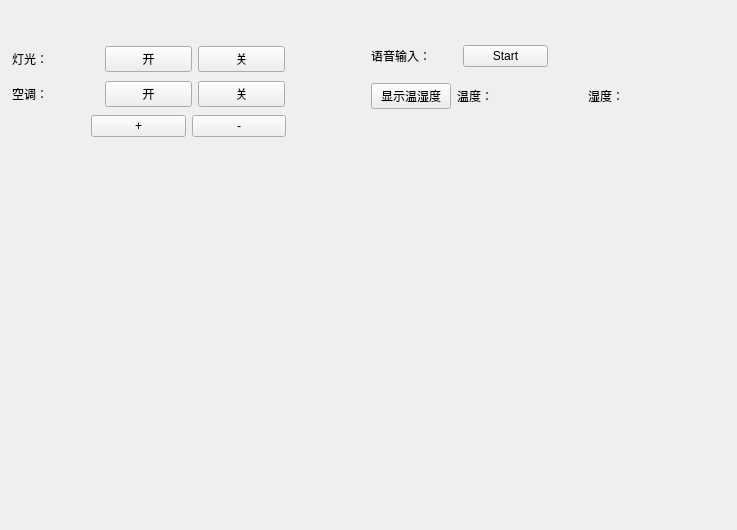
<?xml version="1.0" encoding="UTF-8"?>
<ui version="4.0">
 <class>Widget</class>
 <widget class="QWidget" name="Widget">
  <property name="geometry">
   <rect>
    <x>0</x>
    <y>0</y>
    <width>737</width>
    <height>530</height>
   </rect>
  </property>
  <property name="windowTitle">
   <string>Widget</string>
  </property>
  <layout class="QGridLayout" name="gridLayout">
   <item row="0" column="0">
    <widget class="QStackedWidget" name="stackedWidget">
     <property name="currentIndex">
      <number>3</number>
     </property>
     <widget class="QWidget" name="page_1">
      <widget class="QLineEdit" name="lineEditname">
       <property name="geometry">
        <rect>
         <x>200</x>
         <y>160</y>
         <width>301</width>
         <height>41</height>
        </rect>
       </property>
      </widget>
      <widget class="QLineEdit" name="lineEditpwd">
       <property name="geometry">
        <rect>
         <x>200</x>
         <y>230</y>
         <width>301</width>
         <height>41</height>
        </rect>
       </property>
      </widget>
      <widget class="QPushButton" name="loginbtn">
       <property name="geometry">
        <rect>
         <x>380</x>
         <y>340</y>
         <width>75</width>
         <height>23</height>
        </rect>
       </property>
       <property name="text">
        <string>登录</string>
       </property>
      </widget>
      <widget class="QPushButton" name="registerbtn">
       <property name="geometry">
        <rect>
         <x>240</x>
         <y>340</y>
         <width>75</width>
         <height>23</height>
        </rect>
       </property>
       <property name="text">
        <string>注册</string>
       </property>
      </widget>
      <widget class="QLabel" name="labelname">
       <property name="geometry">
        <rect>
         <x>120</x>
         <y>161</y>
         <width>71</width>
         <height>31</height>
        </rect>
       </property>
       <property name="text">
        <string>用户名</string>
       </property>
      </widget>
      <widget class="QLabel" name="labelpwd">
       <property name="geometry">
        <rect>
         <x>120</x>
         <y>231</y>
         <width>71</width>
         <height>31</height>
        </rect>
       </property>
       <property name="text">
        <string>密码</string>
       </property>
      </widget>
      <widget class="QLabel" name="labelmsg">
       <property name="geometry">
        <rect>
         <x>203</x>
         <y>289</y>
         <width>291</width>
         <height>31</height>
        </rect>
       </property>
       <property name="text">
        <string/>
       </property>
      </widget>
     </widget>
     <widget class="QWidget" name="registerpage">
      <widget class="QLabel" name="label_2">
       <property name="geometry">
        <rect>
         <x>40</x>
         <y>80</y>
         <width>91</width>
         <height>16</height>
        </rect>
       </property>
       <property name="text">
        <string>TCP address</string>
       </property>
      </widget>
      <widget class="QLabel" name="label_4">
       <property name="geometry">
        <rect>
         <x>40</x>
         <y>140</y>
         <width>72</width>
         <height>15</height>
        </rect>
       </property>
       <property name="text">
        <string>name</string>
       </property>
      </widget>
      <widget class="QLabel" name="label_5">
       <property name="geometry">
        <rect>
         <x>40</x>
         <y>200</y>
         <width>72</width>
         <height>15</height>
        </rect>
       </property>
       <property name="text">
        <string>key</string>
       </property>
      </widget>
      <widget class="QLineEdit" name="seraddlineEdit">
       <property name="geometry">
        <rect>
         <x>170</x>
         <y>70</y>
         <width>301</width>
         <height>21</height>
        </rect>
       </property>
      </widget>
      <widget class="QLineEdit" name="seruserlineEdit">
       <property name="geometry">
        <rect>
         <x>170</x>
         <y>140</y>
         <width>301</width>
         <height>21</height>
        </rect>
       </property>
      </widget>
      <widget class="QLineEdit" name="serpwdlineEdit">
       <property name="geometry">
        <rect>
         <x>170</x>
         <y>200</y>
         <width>301</width>
         <height>21</height>
        </rect>
       </property>
      </widget>
      <widget class="QPushButton" name="registerbtn1">
       <property name="geometry">
        <rect>
         <x>170</x>
         <y>360</y>
         <width>93</width>
         <height>28</height>
        </rect>
       </property>
       <property name="text">
        <string>注册</string>
       </property>
      </widget>
      <widget class="QPushButton" name="cleanbtn">
       <property name="geometry">
        <rect>
         <x>380</x>
         <y>360</y>
         <width>93</width>
         <height>28</height>
        </rect>
       </property>
       <property name="text">
        <string>清空</string>
       </property>
      </widget>
      <widget class="QLabel" name="label_6">
       <property name="geometry">
        <rect>
         <x>40</x>
         <y>250</y>
         <width>81</width>
         <height>16</height>
        </rect>
       </property>
       <property name="text">
        <string>登陆用户名</string>
       </property>
      </widget>
      <widget class="QLabel" name="label_7">
       <property name="geometry">
        <rect>
         <x>40</x>
         <y>310</y>
         <width>72</width>
         <height>15</height>
        </rect>
       </property>
       <property name="text">
        <string>登陆密码</string>
       </property>
      </widget>
      <widget class="QLineEdit" name="register_username">
       <property name="geometry">
        <rect>
         <x>170</x>
         <y>260</y>
         <width>301</width>
         <height>21</height>
        </rect>
       </property>
      </widget>
      <widget class="QLineEdit" name="register_pwd">
       <property name="geometry">
        <rect>
         <x>170</x>
         <y>320</y>
         <width>301</width>
         <height>21</height>
        </rect>
       </property>
      </widget>
      <widget class="QPushButton" name="backbtn">
       <property name="geometry">
        <rect>
         <x>10</x>
         <y>10</y>
         <width>93</width>
         <height>28</height>
        </rect>
       </property>
       <property name="text">
        <string>返回</string>
       </property>
      </widget>
     </widget>
     <widget class="QWidget" name="pagemid"/>
     <widget class="QWidget" name="page2">
      <widget class="QLabel" name="label101">
       <property name="geometry">
        <rect>
         <x>540</x>
         <y>30</y>
         <width>72</width>
         <height>21</height>
        </rect>
       </property>
       <property name="text">
        <string/>
       </property>
      </widget>
      <widget class="QWidget" name="">
       <property name="geometry">
        <rect>
         <x>80</x>
         <y>100</y>
         <width>195</width>
         <height>30</height>
        </rect>
       </property>
       <layout class="QHBoxLayout" name="horizontalLayout_3">
        <item>
         <widget class="QPushButton" name="addbtn">
          <property name="text">
           <string>+</string>
          </property>
         </widget>
        </item>
        <item>
         <widget class="QPushButton" name="jianbtn">
          <property name="text">
           <string>-</string>
          </property>
         </widget>
        </item>
       </layout>
      </widget>
      <widget class="QWidget" name="">
       <property name="geometry">
        <rect>
         <x>360</x>
         <y>30</y>
         <width>177</width>
         <height>30</height>
        </rect>
       </property>
       <layout class="QHBoxLayout" name="horizontalLayout_4">
        <item>
         <widget class="QLabel" name="label_10">
          <property name="text">
           <string>语音输入：</string>
          </property>
         </widget>
        </item>
        <item>
         <widget class="QPushButton" name="pushButton">
          <property name="text">
           <string>Start</string>
          </property>
         </widget>
        </item>
       </layout>
      </widget>
      <widget class="QWidget" name="">
       <property name="geometry">
        <rect>
         <x>360</x>
         <y>70</y>
         <width>341</width>
         <height>30</height>
        </rect>
       </property>
       <layout class="QHBoxLayout" name="horizontalLayout_5">
        <item>
         <widget class="QPushButton" name="wenshidubtn">
          <property name="text">
           <string>显示温湿度</string>
          </property>
         </widget>
        </item>
        <item>
         <widget class="QLabel" name="label_3">
          <property name="text">
           <string>温度：</string>
          </property>
         </widget>
        </item>
        <item>
         <widget class="QLabel" name="temp">
          <property name="text">
           <string/>
          </property>
         </widget>
        </item>
        <item>
         <widget class="QLabel" name="label_9">
          <property name="text">
           <string>湿度：</string>
          </property>
         </widget>
        </item>
        <item>
         <widget class="QLabel" name="shidu">
          <property name="text">
           <string/>
          </property>
         </widget>
        </item>
       </layout>
      </widget>
      <widget class="QWidget" name="">
       <property name="geometry">
        <rect>
         <x>1</x>
         <y>32</y>
         <width>273</width>
         <height>69</height>
        </rect>
       </property>
       <layout class="QVBoxLayout" name="verticalLayout">
        <item>
         <layout class="QHBoxLayout" name="horizontalLayout">
          <item>
           <widget class="QLabel" name="label">
            <property name="text">
             <string>灯光：</string>
            </property>
           </widget>
          </item>
          <item>
           <widget class="QPushButton" name="ledbtn">
            <property name="text">
             <string>开</string>
            </property>
           </widget>
          </item>
          <item>
           <widget class="QPushButton" name="ledclosebtn">
            <property name="text">
             <string>关</string>
            </property>
           </widget>
          </item>
         </layout>
        </item>
        <item>
         <layout class="QHBoxLayout" name="horizontalLayout_2">
          <item>
           <widget class="QLabel" name="label_8">
            <property name="text">
             <string>空调：</string>
            </property>
           </widget>
          </item>
          <item>
           <widget class="QPushButton" name="air_open_btn">
            <property name="text">
             <string>开</string>
            </property>
           </widget>
          </item>
          <item>
           <widget class="QPushButton" name="air_close_btn">
            <property name="text">
             <string>关</string>
            </property>
           </widget>
          </item>
         </layout>
        </item>
       </layout>
      </widget>
     </widget>
    </widget>
   </item>
  </layout>
 </widget>
 <resources/>
 <connections/>
</ui>
